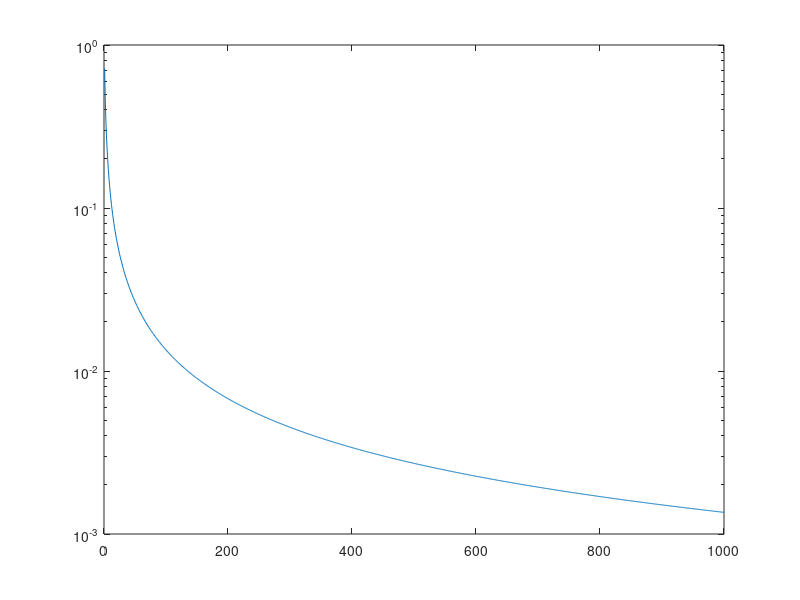

Reproduce this figure in MATLAB.
clear 
clc
x = 0:0.01:2*pi;
x(end);
7*ones(3,7);
A=[1 2 3 4;5 6 7 8;9 10 11 12];
A(1:2:3,:);
A(:,end);
C=A(3:-1:2,2:1:3);
C = A(3:-1:1,end:-1:3);
notas = 6+1.2*randn(1,70);
med = mean(notas);
mx = max(notas);
med = mean(notas(notas>=5));
notas(notas>=4.5 & notas<5) = 5;
x=[0:3:30];
x(1:2:end)=0;
x=[1 2 3 4];
y=[5 6 7 8];
A = [x;y]';
x=[1 2 3 4] ;
y=[5 6 7 8]; 
z=1./x;
x.^x;
A = [1 2;3 4];
B= [5 6 ; 7 8];
A*B;
B*A;
n=[1:1000];
vap=(1+1./n).^n;
error=abs(vap-exp(1));
plot(n,error,'*r');
semilogy(n,error);





